Frame 1 (no input): blank canvas, image omitted
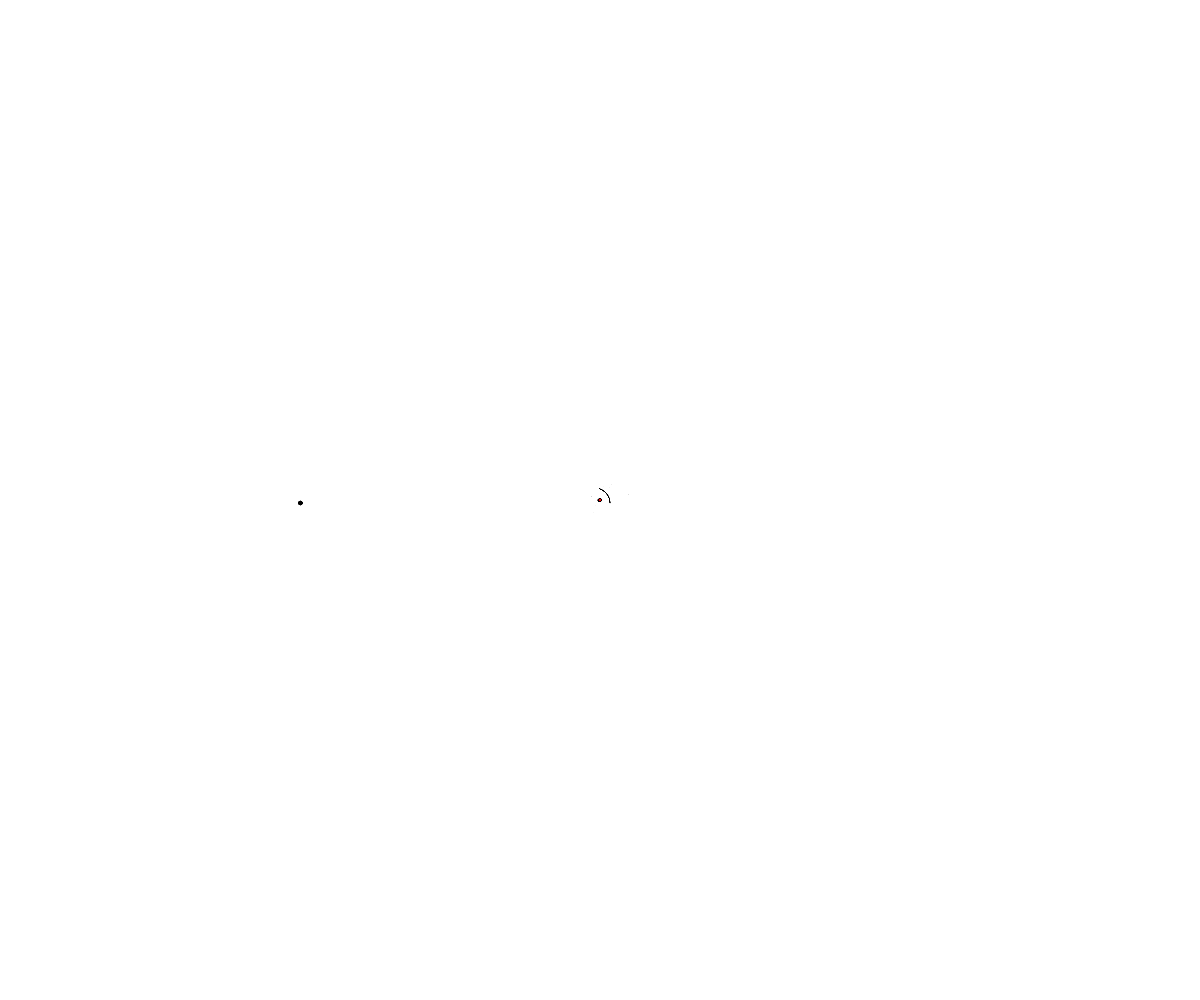
Frame 60 (no input)
Frame 120 (the mouse pressed at the canvas centre since frame 60): blank canvas, image omitted

The p5.js sketch that drew this single still picture (run headless with seeded random() and noise() and a simulated clock; from frame 60 on, the mouse is pressed at the canvas centre):

// p5.js sketch
// ── sketch.js
let universe
let campos,camzoom=0.05
let speedS
let speed=1
function setup() {
  pixelDensity(3)
  campos=new Vector(0,0)
  createCanvas(windowWidth, windowHeight);
  universe=new Universe()
  for(let i=0;i<60;i++){
    let pos=new Vector(random(-width/2,width/2),random(-height/2,height/2))
    let vel=new Vector(random(-500,500),random(-500,500))
    let object=new GravityObject(universe,pos,vel,random(2,20))
    universe.addObject(object)
  }
                       
  universe.addObject(new GravityObject(universe,new Vector(0,0),new Vector(0,0),5000))
  universe.addObject(new GravityObject(universe,new Vector(200,60),new Vector(0,-600),10).doShowLine())
    universe.addObject(new GravityObject(universe,new Vector(-6000,60),new Vector(0,0),10000))
  
  /*speedS=createSlider(1,20,1).changed(()=>{
    speed=speedS.value()
  })*/
  let mass=0
  for(let o of universe.objects){
    mass+=o.mass
  }
  console.log(mass)
}

function draw() {
  for(let i=0;i<speed;i++){
    //campos=universe.objects[1].pos
  background(255);
  universe.update()
  universe.show(campos,camzoom)
  if(keyIsPressed){
    keyIsBeeingPressed()
  }
  fill(255,0,0)
  strokeWeight(1)
  circle(width/2+campos.x*camzoom,height/2+campos.y*camzoom,3)
  
  }
  //console.log(this.universe)
}
function keyIsBeeingPressed(){
  //console.log(keyCode)
  switch(keyCode){
    case UP_ARROW:{
      campos=campos.add(new Vector(0,10/camzoom))
      break;
    }
    case DOWN_ARROW:{
      campos=campos.add(new Vector(0,-10/camzoom))
      break;
    }
    case LEFT_ARROW:{
      campos=campos.add(new Vector(10/camzoom,0))
      break;
    }
    case RIGHT_ARROW:{
      campos=campos.add(new Vector(-10/camzoom,0))
     break; 
    }
    
  }
}
function mouseWheel(event){
  if(event.delta>0){
    camzoom/=1.2
  }else if(event.delta<0){
    camzoom*=1.2
  }
}
// ── GravityObject.js
class GravityObject{
  constructor(universe,pos,vel,mass){
  this.universe=universe
    this.pos=pos
    this.vel=vel
    this.mass=mass
    this.path=[]
    this.size=Math.sqrt(this.mass)
    this.showLine=false
  }
  updatePos(){
        if(this.showLine){

        this.path.push(this.pos)
    this.showPath()
          }
    this.pos=this.pos.add(this.vel.mult(this.universe.speed))

    
  }
  doShowLine(doit=true){
    this.showLine=doit
    return this
  }
  updateAttraction(){
    for(let other of this.universe.objects){
      if(other!=this){
        let distsq=this.pos.distsqTo(other.pos)
        let dir=this.pos.dirTo(other.pos)
        let force=dir.mult(this.universe.G*this.mass*other.mass/distsq)
        this.vel=this.vel.add(force.div(this.mass))
        if(distsq<(this.size+other.size)**2){
          //this.collide(other)
        }
      }
    }
  }
  collide(other){
    let pos=this.pos.mult(this.mass).pointBetween(other.pos.mult(other.mass)).div(this.mass+other.mass)
    let vel=this.vel.mult(this.mass).average(other.vel.mult(other.mass)).div(this.mass+other.mass)
    let mass=this.mass+other.mass
    let child=new GravityObject(this.universe,pos,vel,mass)//.doShowLine(false)
    let pmass=this.universe.mass
    this.universe.addObject(child)
    //console.log(this.universe.objects.indexOf(child))
    this.universe.removeObject(other)
    this.universe.removeObject(this)
    let currmass=this.universe.mass
    if(pmass!=currmass){
      console.log(this.mass+other.mass-child.mass,pmass,currmass,this.universe.objects.indexOf(child),child)
    }
  }
  showPath(){
    //console.log(path)
    let ppos=0
    for(let pos of this.path){
      line((ppos.x+campos.x)*camzoom+width/2,(ppos.y+campos.y)*camzoom+height/2,(pos.x+campos.x)*camzoom+width/2,(pos.y+campos.y)*camzoom+height/2)
      ppos=pos
    }
}
  update(){
    this.updateAttraction()
    this.updatePos()

  }
  show(campos,camzoom){
    let size
    if(false){
      strokeWeight(10)
      stroke(0,255,0)
    }else{
      strokeWeight(this.size*camzoom)
    }
    //ellipseMode(CENTER)
    point((this.pos.x+campos.x)*camzoom+width/2,(this.pos.y+campos.y)*camzoom+height/2)
    stroke(0)
  }
  
}
// ── Universe.js
class Universe{
  constructor(){
    this.objects=[]
    this.speed=0.01
    this.G=0.5
  }
  get mass(){
    let mass=0
    for(let o of this.objects)
      mass+=o.mass
    return mass
  }
  addObject(object){
    this.objects.push(object)
  }
  removeObject(object){
    let index=this.objects.indexOf(object)
    if(index>-1)
    this.objects.splice(index,1)
  }
  update(){
    for(let object of this.objects){
      object.updateAttraction()
    }
    for(let object of this.objects){
      object.updatePos()
    }
  }
  show(campos,camzoom){
    for(let object of this.objects){
      object.show(campos,camzoom)
    }
  }
}
// ── Vector.js
class Vector {
  constructor(x, y) {
    this.x = x
    this.y = y
  }
  add(other){
  return(new Vector(this.x+other.x,this.y+other.y))
  }
  mult(n){
   return(new Vector(this.x*n,this.y*n)) 
  }
  div(n){
    return(new Vector(this.x/n,this.y/n)) 
  }
  magsq(){
    return(this.x**2+this.y**2)
  }
  mag(){
    return(Math.sqrt(this.magsq()))
  }
  dirTo(other){
    let xdir=other.x-this.x
    let ydir=other.y-this.y
    return(new Vector(xdir,ydir))
  }
  distsqTo(other){
    return(this.dirTo(other).magsq())
  }
  distTo(other){
    return(Math.sqrt(this.distsqTo(other)))
  }
  pointBetween(other){
    let dir=this.dirTo(other)
    return this.add(dir.div(2))
  }
  average(other){
    let xaverage=this.x+other.x/2
    let yaverage=this.y+other.y/2
    return(new Vector(xaverage,yaverage))
  }
}
